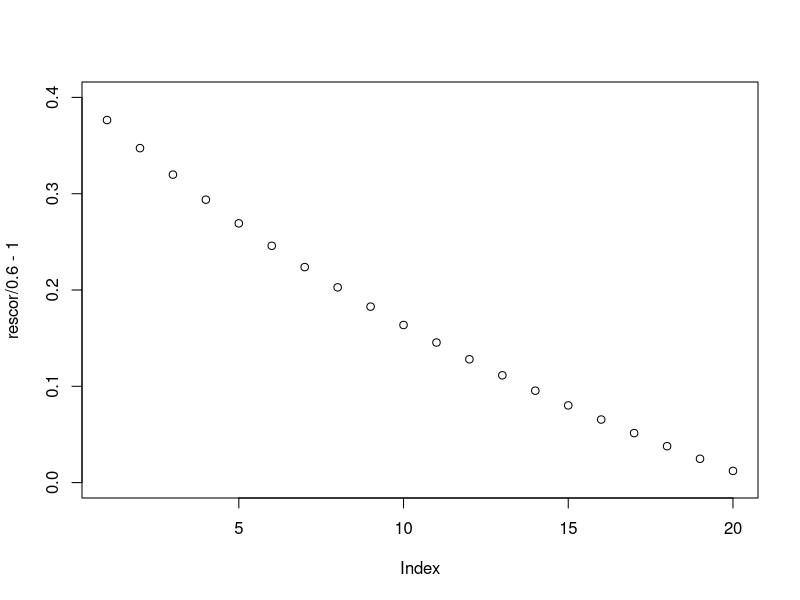

This figure's R source:
ginic<-function(bc, gc){
  #function for gini when we have cumulative goods and bads vectors
  sum((gc[2:(length(gc))]-gc[1:(length(gc)-1)])*
        (bc[2:(length(bc))]+bc[1:(length(bc)-1)]))-1
} 
gini_crd<-function(rho=0.5, defrate=0.1, gran=10000) {
  #function translating rho into gini for a given defrate
  drates_i<-pnorm(qnorm(defrate), rho*(qnorm(1:(gran-1)/gran)),sqrt(1-rho^2))
  drates_2i<-(c(1, drates_i)+c(drates_i, 0))/2
  return(ginic(cumsum((drates_2i)/sum(drates_2i)), cumsum((1-drates_2i)/sum(1-drates_2i))))
}

my_gini<-function(resp, pred){
  c<-pred[order(pred)]
  d<-resp[order(pred)]
  bc<-c(0, cumsum(d)/sum(d))
  gc<-c(0, cumsum(1-d)/sum(1-d))
  sum((gc[2:(length(gc))]-gc[1:(length(gc)-1)])*(bc[2:(length(bc))]+bc[1:(length(bc)-1)]))-1} 

gini_combine_calculator<-function(g1, g2, corr, defaultrate){
  #rho_s1
  phi_s1<-function(x){gini_crd(rho=x, defrate=defaultrate, gran=100000)-g1}
  rho_s1<-uniroot(phi_s1,lower=0,upper=1,tol = .Machine$double.eps)$root
  #rho_s2
  phi_s2<-function(x){gini_crd(rho=x, defrate=defaultrate, gran=100000)-g2}
  rho_s2<-uniroot(phi_s2,lower=0,upper=1,tol = .Machine$double.eps)$root
  
  (a_opt<-(corr*rho_s2-rho_s1)/(corr*rho_s1-rho_s2))
  corr_opt<-(a_opt*rho_s1+rho_s2)/sqrt(a_opt^2+2*a_opt*corr+1)
  g_result0<-gini_crd(corr_opt, defaultrate, gran=100000)
  g_result1<-if(a_opt<0 | a_opt>1000) {NaN} else {g_result0}
  return(c(new_gini=g_result1, 
           #new_gini_2=g_result0, 
           a_opt=a_opt, score_1_weight=a_opt/(1+a_opt), score_2_weight=1/(1+a_opt), 
           rho1=rho_s1, rho2=rho_s2, new_corr=corr_opt))
}

rescor<-rep(0,20)
length(rescor)
for (i in 0:(length(rescor)-1)){
rescor[i+1]<-gini_combine_calculator(.6, .6, i/length(rescor), .1)[1]
}
plot(rescor/.6-1, ylim=c(0,.4))
rescor/.6-1

(0:(length(rescor)-1))/length(rescor)

gini_combine_calculator(.6, .6, .96, .1)[1]
gini_combine_calculator(.6, .6, .97, .1)[1]
gini_combine_calculator(.6, .6, .98, .1)[1]
gini_combine_calculator(.6, .6, .99, .1)[1]

gini_combine_calculator(.6, .6, .8, .1)[1]/.6

